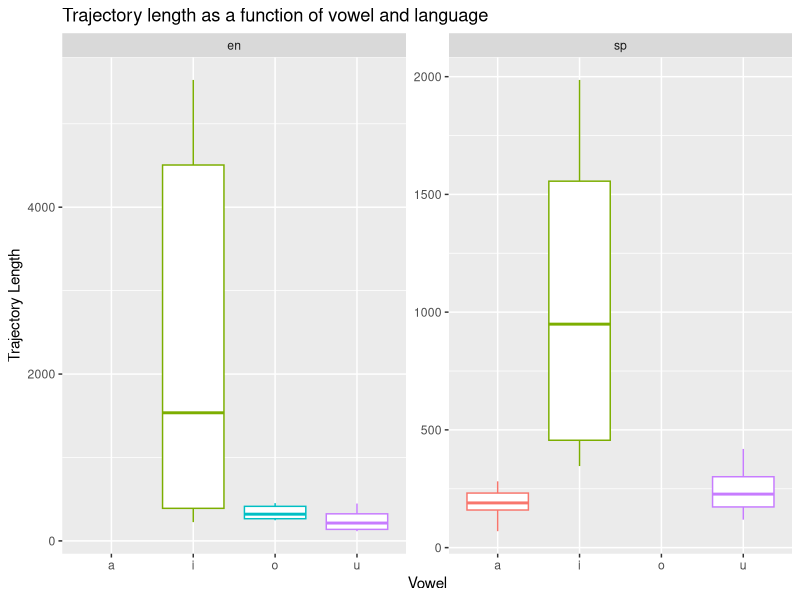
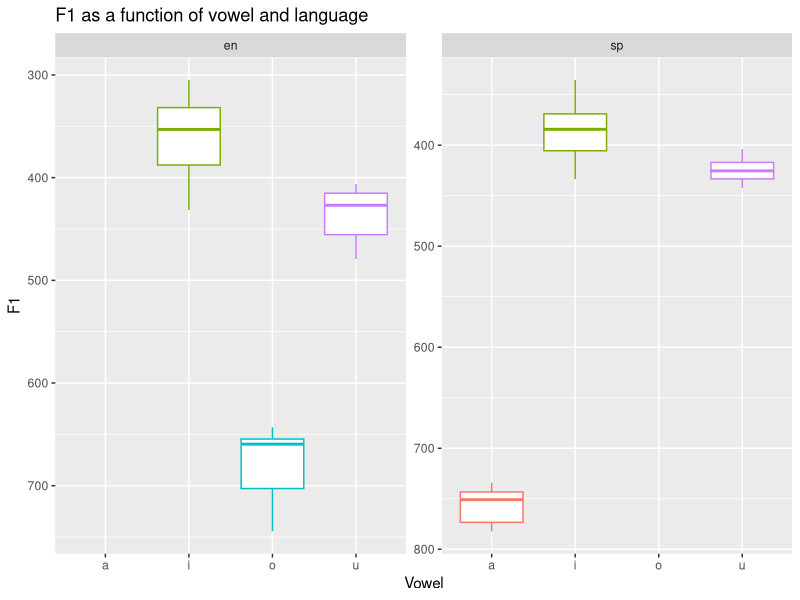
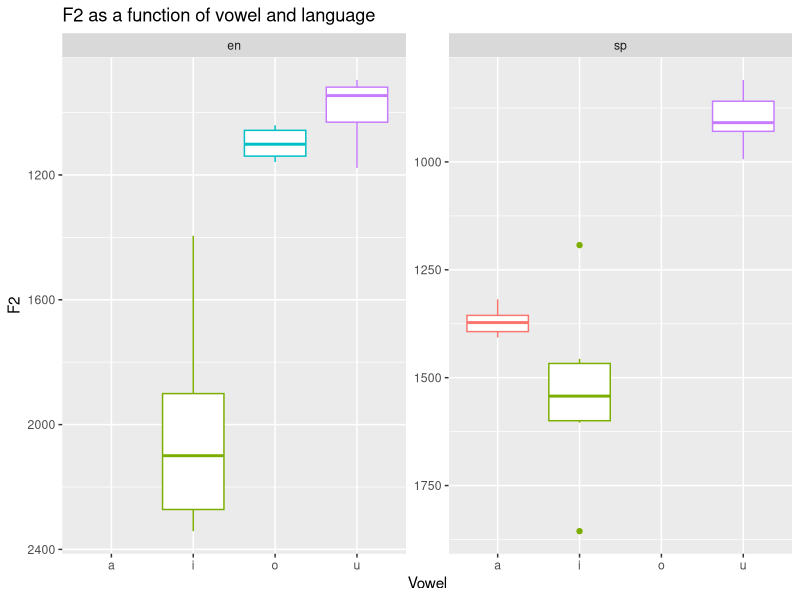
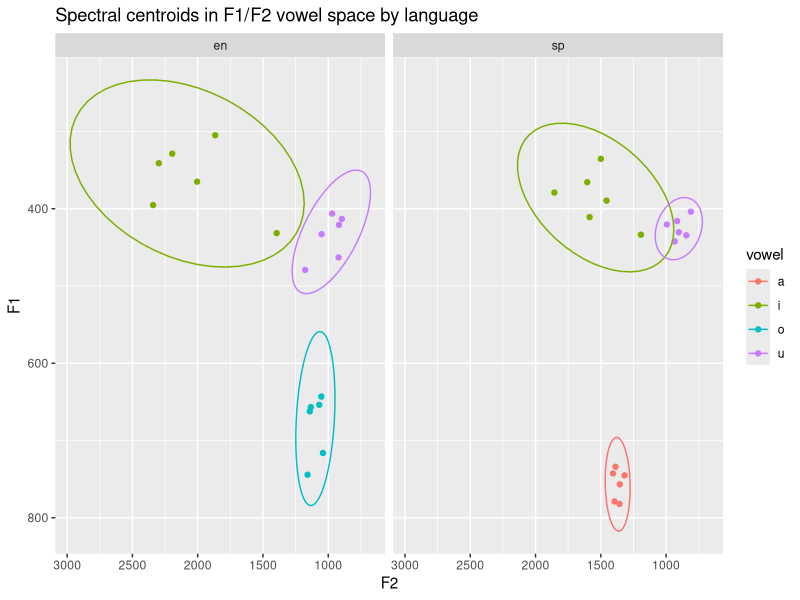

Generate these figures, in order, with R:
## ---- chunk 1
#| label: setup
library("tidyverse")
library("here")

## ---- chunk 2
#| label: explore data
data <- read_csv(here("data", "vowel_data.csv"))

summary(data)
glimpse(data)

## ---- chunk 3
#| label: calculations
data %>%
  group_by(language, vowel) %>%
  summarize(
    f1_cent_mean = mean(f1_cent), 
    f1_sd = sd(f1_cent),
    f2_cent_mean = mean(f2_cent),
    f2_sd = sd(f2_cent),
    tl_mean = mean(tl),
    tl_sd = sd(tl))
## ---- chunk 4
#| label: plots

# trajectory length as a function of vowel and language
data %>%
  ggplot() +
  aes(x = vowel, y = tl, color = vowel) +
  facet_wrap(. ~ language, scales = "free_y") +
  geom_boxplot(show.legend = F) +
  labs(x = "Vowel", y = "Trajectory Length", title = "Trajectory length as a function of vowel and language")

# f1 centroids as a function of vowel and language
data %>%
  ggplot() +
  aes(x = vowel, y = f1_cent, color = vowel) +
  facet_wrap(. ~ language, scales = "free_y") +
  geom_boxplot(show.legend = F) +
  scale_y_reverse() +
  labs(x = "Vowel", y = "F1", title = "F1 as a function of vowel and language")

# f2 centroids as a function of vowel and language
data %>%
  ggplot() +
  aes(x = vowel, y = f2_cent, color = vowel) +
  facet_wrap(. ~ language, scales = "free_y") +
  geom_boxplot(show.legend = F) +
  scale_y_reverse() +
  labs(x = "Vowel", y = "F2", title = "F2 as a function of vowel and language")

# Spectral centroids in F1/F2 vowel space
data %>%
  ggplot() +
  aes(x = f2_cent, y = f1_cent, color = vowel) +
  facet_grid(. ~ language) +
  geom_point() +
  stat_ellipse() +
  scale_x_reverse() +
  scale_y_reverse() +
  labs(x = "F2", y = "F1", title = "Spectral centroids in F1/F2 vowel space by language")

